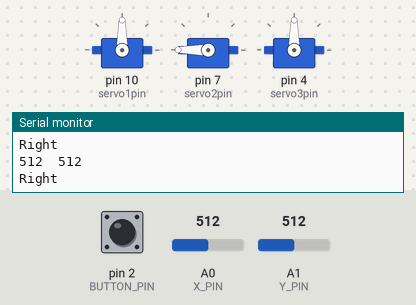
Bench run of a sketch on a simulated Arduino Uno, built with avr-gcc and run on an emulated ATmega328P. On the bench: 3 × servo, the last lines printed to the serial monitor. Inputs (shaded band) come from the test bench; at power-on: A1 (Y_PIN) = 512, A0 (X_PIN) = 512, pin 2 (BUTTON_PIN) HIGH.

Above: at 1.2 s.
1.3 s: A1 (Y_PIN) set to 536
At 2.5 s:
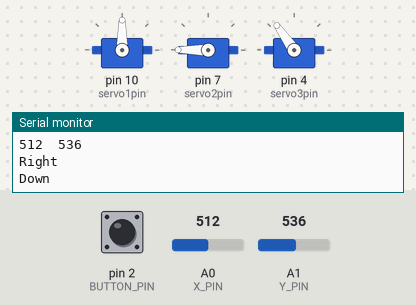
2.9 s: A0 (X_PIN) set to 462
4.4 s: A0 (X_PIN) set to 435
At 5.7 s:
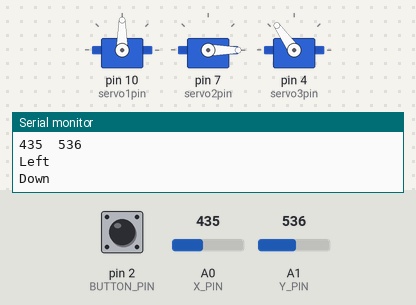
6.0 s: pin 2 (BUTTON_PIN) pulled LOW for 1 s
At 7.1 s:
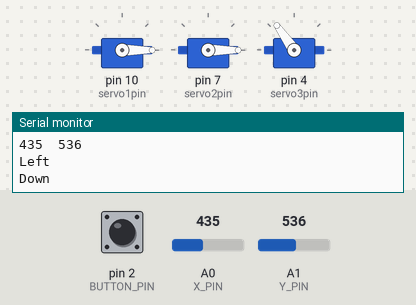
8.8 s: A1 (Y_PIN) set to 500
At 9.3 s:
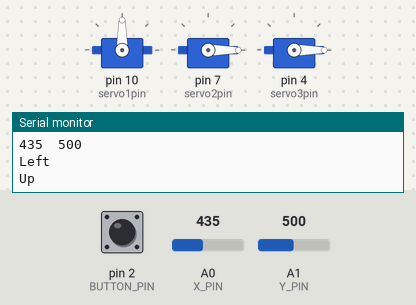
10.3 s: pin 2 (BUTTON_PIN) pulled LOW for 3.2 s
At 11.5 s:
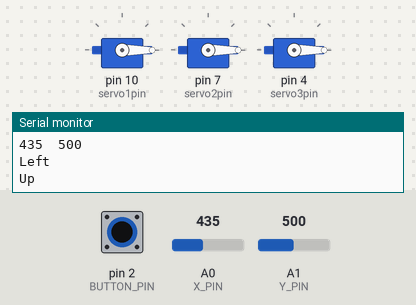
Timing chart, 0 to 15.2 s (numbered marks = the images above; inputs shaded):
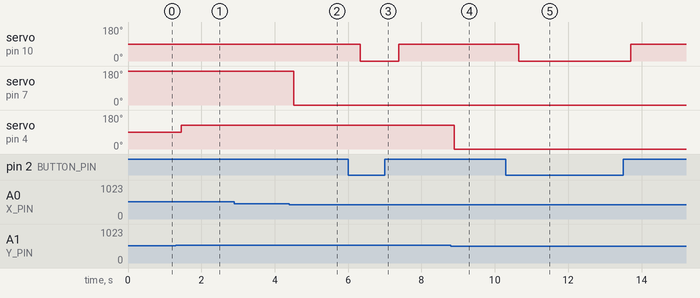

The sketch:

three_axis_arm_QC.ino
```cpp
// Include libraries to control the servo and to use the button aspect of the joystick
#include <Servo.h>
#include <ezButton.h>

// Define the pins the joystick is connected too
#define X_PIN A0
#define Y_PIN A1
#define BUTTON_PIN 2

// Enable the joystick button function at the digital pin
ezButton button(BUTTON_PIN);

// declare variables for the different pins
const int servo1pin = 10;
const int servo2pin = 7;
const int servo3pin = 4;

// create servo objects
Servo servo1;
Servo servo2;
Servo servo3;

// initialize variables for button code and for servo angle (angle)
int x_Value;
int y_Value;
int button_state;
int angle;

void setup() // code that only runs once
{
  // Debouncer to ensure proper button inputs
  button.setDebounceTime(50);

  // attach servo objects to pins
  servo1.attach(servo1pin);
  servo2.attach(servo2pin);
  servo3.attach(servo3pin);

  // Move the servos to 90 degrees
  servo1.write(90);
  servo2.write(90);
  servo3.write(90);

  // Initalize serial communication speed for debugging
  Serial.begin(9600);
}

void loop()
{
  // Takes in the input from the button
  button.loop();

  // Reads the X and Y values from the joysticks and determines weather the button is pressed or not.
  x_Value = analogRead(X_PIN);
  y_Value = analogRead(Y_PIN);
  button_state = button.getState();

  // Prints the X and Y analog value for the joystick
  Serial.print(x_Value);
  Serial.print("  ");
  Serial.println(y_Value);

  // if the button is pressed down
  if(button.isPressed()){
    //code to move servo3 to closed position
    Serial.println("Pressed");
    servo1.write(0);
    delay(50);
  }
  // if the button is released
  if(button.isReleased()){
    //code to move servo3 to released position
    Serial.println("Released");
    servo1.write(90);
    delay(50);
  }
  // -------------------------------------------------------------
  // Line of code for x direction movement
  if (x_Value < 450)
  { // goes left
    Serial.println("Left");
    angle = (x_Value / 483) * (90); // determines angle for the servo
    servo2.write(angle); // moves the servo to the specific angle
    delay(50);
  }
  if (x_Value > 500)
  { // goes right
  Serial.println("Right");
  angle = 90 + ((x_Value / 483) * (90));
    servo2.write(angle);
    delay(50);
  }
  if(x_Value == 482)
  {// if the joystick is in the middle it returns to the original position
    servo2.write(90);
    delay(50);
  }
  // -------------------------------------------------------------
  // For y direction movement
  if(y_Value < 510)
  { // goes up
    Serial.println("Up");
    angle = (y_Value / 516) * (90);
    servo3.write(angle);
    delay(50);
  }
  if(y_Value > 520)
  { // goes down
    Serial.println("Down");
    angle = 90 + (y_Value/520 * 35);
    servo3.write(angle);
    delay(50);
  }
  if(y_Value > 510 && y_Value < 520)
  {// if it is in the middle it returns to the original position
    servo3.write(90);
    delay(50);
  }
  delay(100);
}
```

Measured:
- the behaviour switches between 520 and 521 on A1 (Y_PIN) (found by bisection; images 0 and 1)
- the behaviour switches between 450 and 449 on A0 (X_PIN) (found by bisection; images 1 and 2)
- after the input at 1.3 s, servo on pin 4 (servo3pin): 90° → 125° after 0.16 s
- after the input at 4.4 s, servo on pin 7 (servo2pin): 180° → 0° after 0.12 s
- after the input at 6.0 s, servo on pin 10 (servo1pin): 90° → 0° after 0.33 s, → 90° 1.1 s later
- after the input at 8.8 s, servo on pin 4 (servo3pin): 125° → 0° after 0.09 s
- after the input at 10.3 s, servo on pin 10 (servo1pin): 90° → 0° after 0.35 s, → 90° 3.1 s later
